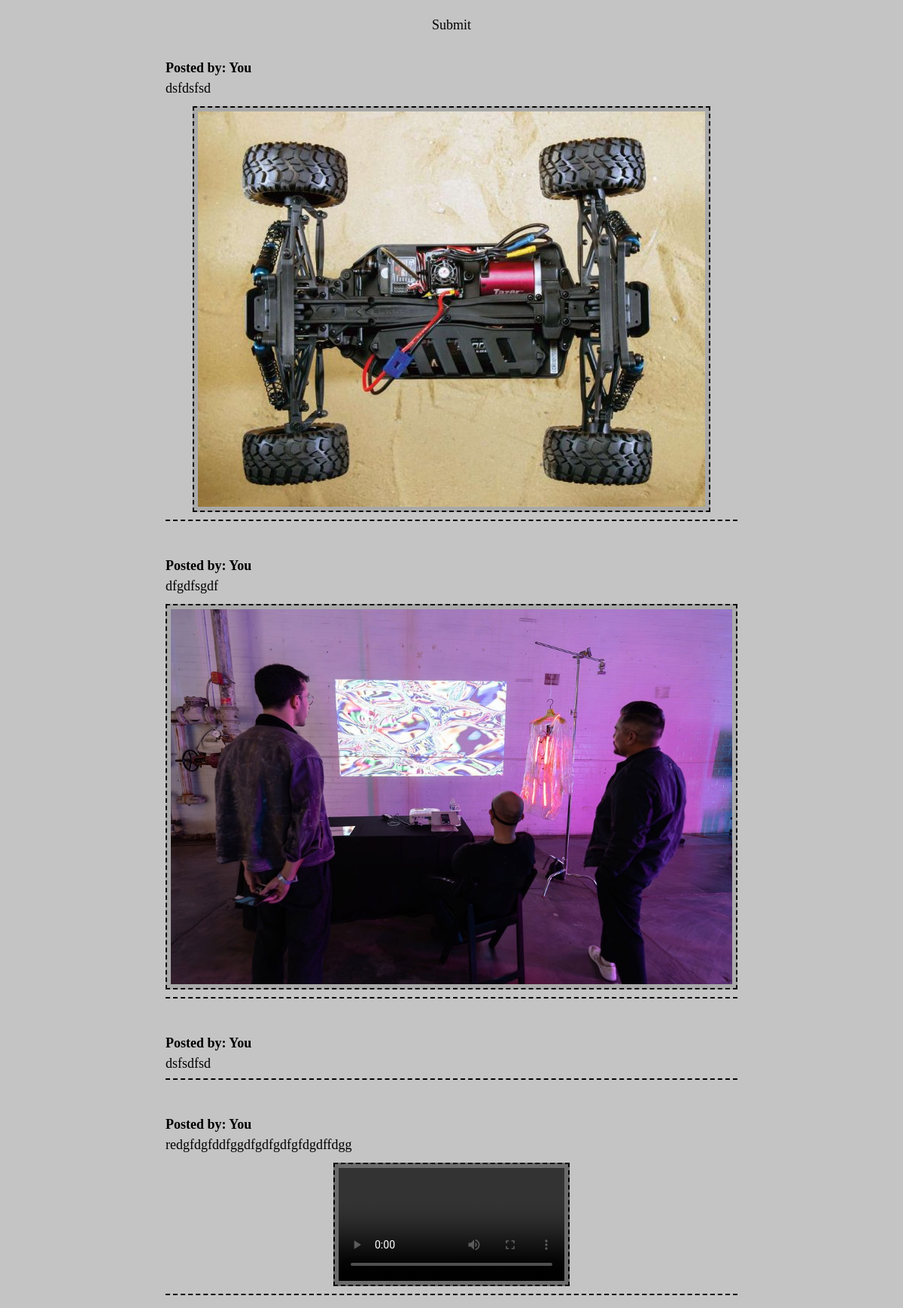
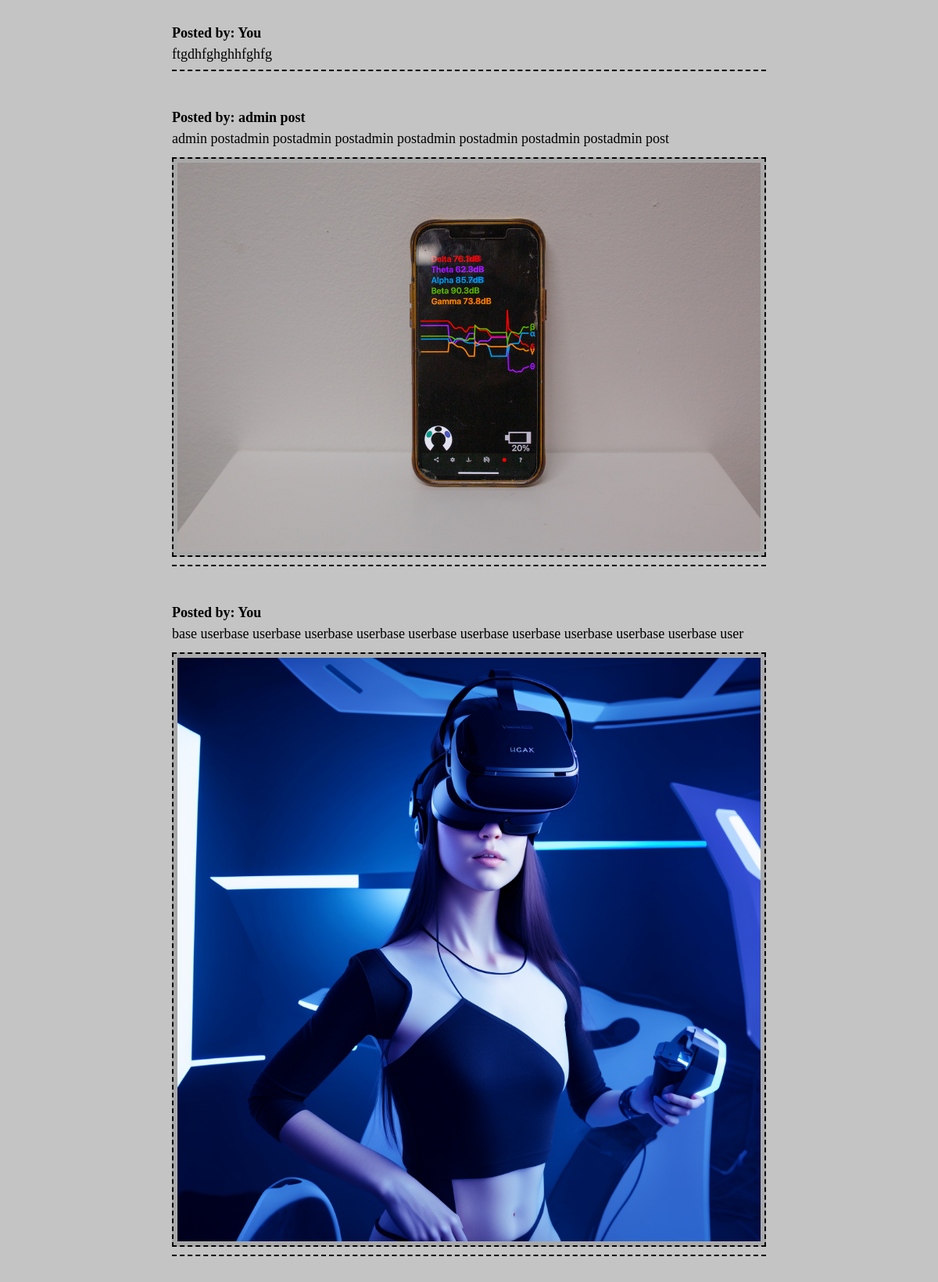
The page / (upper part) on the database its author committed (2 pictures, top to bottom).
### app.py (models this page shows)
class Post(db.Model):
    id = db.Column(db.Integer, primary_key=True)
    content = db.Column(db.Text, nullable=False)
    media = db.Column(db.String(300), nullable=True)
    username = db.Column(db.String(50), nullable=False, default="Anonymous")
    status = db.Column(db.String(20), nullable=False, default="pending")
    ip_address = db.Column(db.String(64), nullable=True)

### app.py (the view)
@app.route('/')
def index():
    posts = Post.query.filter(Post.status == 'approved').order_by(
        db.case((Post.username == 'Admin', 0), else_=1), Post.id.desc()
    ).all()
    print("DEBUG: Approved posts retrieved for index.html:")
    for post in posts:
        print(f"ID: {post.id}, Content: {post.content}, Status: {post.status}")
    return render_template('index.html', posts=posts)

### templates/index.html (shortened to what this page needs)
<!DOCTYPE html>
<html>
<head>
    <link rel="stylesheet" href="{{ url_for('static', filename='style.css') }}">
</head>
<body>
    <div class="container">
        <h1><a href="/new">Submit</a></h1>
        {% if posts %}
            {% for post in posts %}
                <div class="post">
                    <p>
                        <strong>Posted by:
                            {% if post.username and post.username != 'Anonymous' %}
                                {{ post.username }}
                            {% else %}
                                You
                            {% endif %}
                        </strong>
                    </p>
                    <p>{{ post.content }}</p>
                    {% if post.media %}
                        {% if post.media.endswith(('jpg', 'png', 'jpeg', 'gif')) %}
                            <img src="{{ post.media }}" alt="Post Media">
                        {% elif post.media.endswith(('mp4', 'webm', 'ogg')) %}
                            <video src="{{ post.media }}" controls></video>
                        {% endif %}
                    {% endif %}
                    <hr>
                </div>
            {% endfor %}
        {% else %}
            <p>No approved posts available. Please check back later.</p>
        {% endif %}
    </div>
</body>
</html>

### static/style.css (style rules this page uses)
* { margin: 0; padding: 0; box-sizing: border-box; }
body { font-family: 'Times New Roman', Times, serif; font-size: 18px; font-weight: lighter; line-height: 1.5; color: black; background-color: #C4C4C4; text-align: center; padding: 10px; }
h1 { font-family: 'Times New Roman', Times, serif; font-weight: lighter; font-size: 18px; color: #000000; margin-bottom: 20px; text-align: center; }
a { color: rgb(0, 0, 0); text-decoration: none; }
hr { border: none; border-top: 2px dashed black; margin: 6px 0; }
.post { padding: 10px; margin-bottom: 20px; background-color: #C4C4C4; border-radius: 0px; }
.post img { border: 2px dashed black; padding: 5px; border-radius: 0px; background-color: #A9A9A9; display: block; margin: 10px auto; }
.post video { border: 2px dashed black; padding: 5px; border-radius: 0px; background-color: rgb(107, 107, 107); display: block; margin: 10px auto; }
img, video { max-width: 100%; height: auto; display: block; margin: 10px auto; border: none; }
.container { max-width: 800px; margin: 0 auto; padding: 10px; text-align: left; background-color: #C4C4C4; border: none; }

### rows shown on the page
Post: username "You", content "dsfdsfsd", media (picture)
Post: username "You", content "dfgdfsgdf", media (picture)
Post: username "You", content "dsfsdfsd"
Post: username "You", content "redgfdgfddfggdfgdfgdfgfdgdffdgg"
Post: username "You", content "ftgdhfghghhfghfg"
Post: username "admin post", content "admin postadmin postadmin postadmin postadmin postadmin postadmin postadmin post", media (picture)
Post: username "You", content "base userbase userbase userbase userbase userbase userbase userbase userbase userbase userbase user", media (picture)
